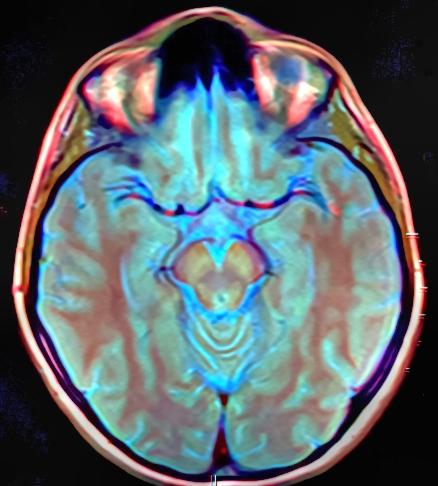
%> input picture HW01/Questions/Brain_MRI.png, 438 x 486 px
$ octave HW01_Q1.m   (GNU Octave 9; MATLAB toolbox functions it lacks are replaced by stand-ins)
%> lines starting %> are read from the running program, lines starting %| are printed output that depends on the picture
### CommonUtils/save_figure.m
function save_figure(fig,fileName)
    frame = getframe(fig);
    imwrite(frame.cdata,fileName);
end

### HW01/Q1/myRGB2GRAY.m
function gray = myRGB2GRAY(RGB, method)
    RGB = double(RGB);
    if nargin < 2
        gray = uint8(mean(RGB, 3));
    elseif isequal(method , 'matlab')
        R = RGB(:,:,1); G = RGB(:,:,2); B = RGB(:,:,3);
        gray = uint8(squeeze(0.2989 * R + 0.5870 * G + 0.1140 * B));
    end
end

### HW01/Q1/HW01_Q1.m
clc; clear; close all; addpath('../../CommonUtils');
Questions_folder = '../Questions/';
image_raw = imread(fullfile(Questions_folder,'Brain_MRI.png'));
%> image_raw is the input picture: size 486x438x3 uint8; mean R, G, B 92.2, 103.5, 108.8
image = rgb2gray(image_raw);
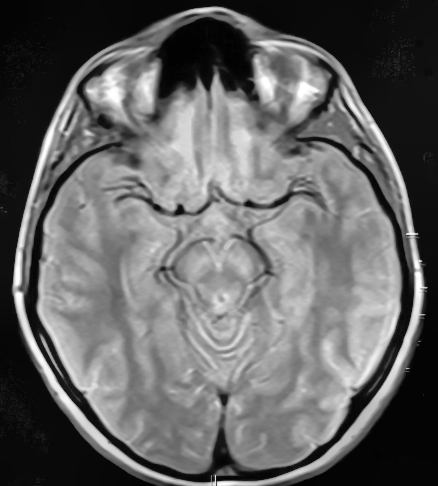
%> image: size 486x438 uint8; min 0, max 255, mean 100.7

fig = figure('Color','white', 'ToolBar', 'none', 'MenuBar', 'none', 'Name', 'show images');
ah1 = axes('Parent',fig,'Units','normalized','Position',[0.08 0.05 0.4 0.95]);
ah2 = axes('Parent',fig,'Units','normalized','Position',[0.52 0.05 0.4 0.95]);
imshow(image_raw,'Parent',ah1); title('Raw image', 'Parent',ah1)
imshow(image,'Parent',ah2); title('Gray image', 'Parent',ah2)
save_figure(fig, 'Part I - show images.png')
%> in save_figure, `imwrite(frame.cdata,fileName);`:
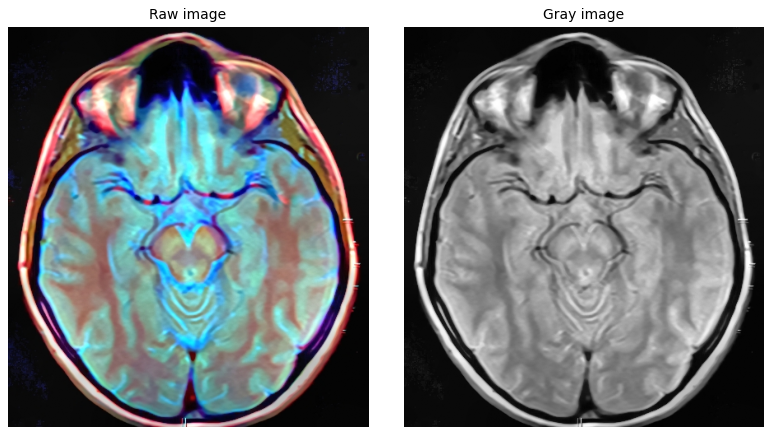
%> saved as Part I - show images.png: size 435x772x3 uint8; mean R, G, B 118.1, 123, 125.2

fig = figure('Color','white', 'ToolBar', 'none', 'MenuBar', 'none', 'Name', 'montage images');
montage({image_raw, image})
save_figure(fig, 'Part I - montage images.png')
%> call 2 of save_figure, with fig = 2, fileName = 'Part I - montage images.png'
%> in save_figure (call 2), `imwrite(frame.cdata,fileName);`:
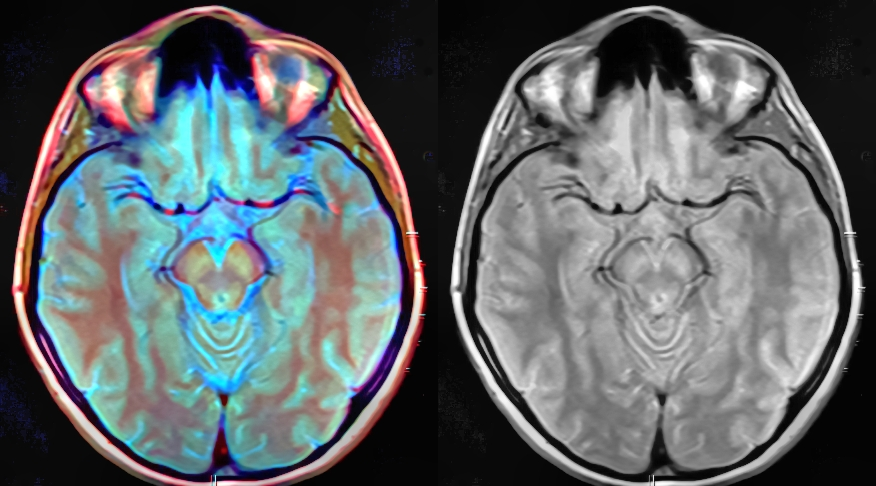
%> saved as Part I - montage images.png: size 486x876x3 uint8; mean R, G, B 96.7, 102.4, 105

image_gray = myRGB2GRAY(image_raw);
image_gray2 = myRGB2GRAY(image_raw, 'matlab');
%> call 2 of myRGB2GRAY, with method = 'matlab'
%> in myRGB2GRAY (call 2), `R = RGB(:,:,1)`:
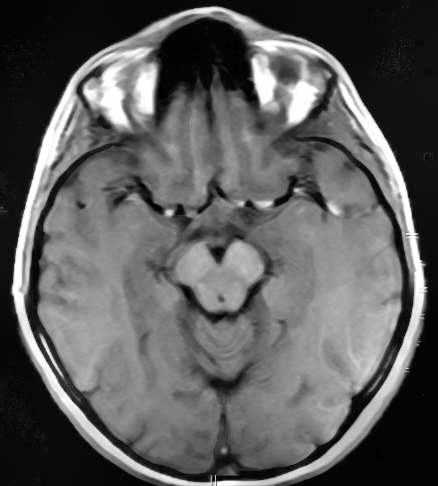
%> R: size 486x438 double; min 0, max 255, mean 92.2
%> in myRGB2GRAY (call 2), `G = RGB(:,:,2)`:
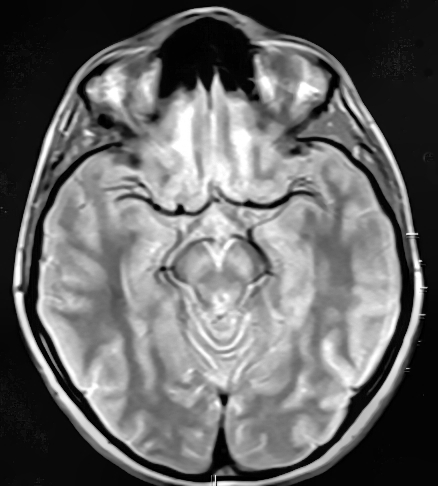
%> G: size 486x438 double; min 0, max 255, mean 103.5
%> in myRGB2GRAY (call 2), `B = RGB(:,:,3)`:
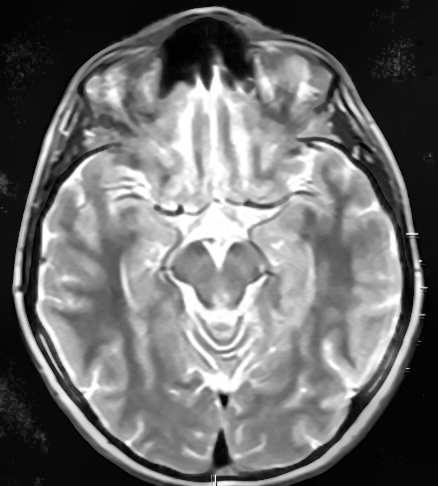
%> B: size 486x438 double; min 0, max 255, mean 108.8
fig = figure('Color','white', 'ToolBar', 'none', 'MenuBar', 'none', 'Name', 'compare gray images');
montage({image, image_gray, image-image_gray, image, image_gray , image-image_gray2}, 'Size', [2 3])
text(150,-20,'matlab rgb2gray')
text(700,-20,'myRGB2GRAY')
text(1200,-20,'difference')
text(-20,400,'simple averaging','Rotation',90);
text(-20,1000,'weighted method','Rotation',90);
save_figure(fig, 'Part II - compare gray images.png')
%> call 3 of save_figure, with fig = 3, fileName = 'Part II - compare gray images.png'
%> in save_figure (call 3), `imwrite(frame.cdata,fileName);`:
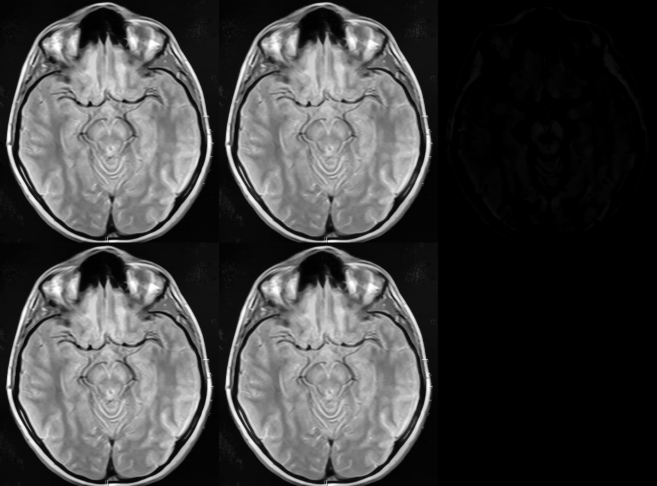
%> saved as Part II - compare gray images.png: size 486x657x3 uint8; min 0, max 255, mean 67.4

imwrite(image_gray, 'Part III - image_gray simple.png')
imwrite(image_gray, 'Part III - image_gray weighted.png')

$ run again, with HW01/Questions/heart_ct.jpg saved as HW01/Questions/Brain_MRI.png
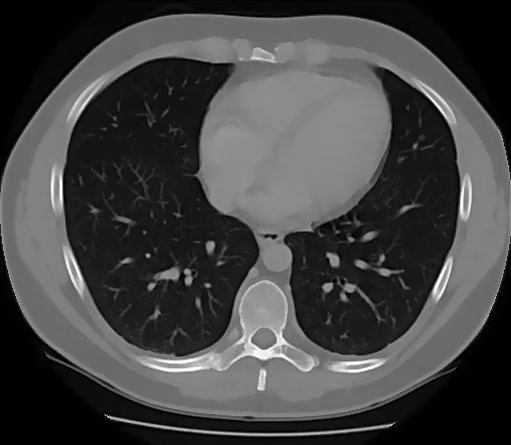
%> input picture HW01/Questions/heart_ct.jpg, 511 x 445 px
%> image_raw is the input picture: size 445x511x3 uint8; mean R, G, B 67.9, 67.8, 67.9
%> `montage({image_raw, image})`:
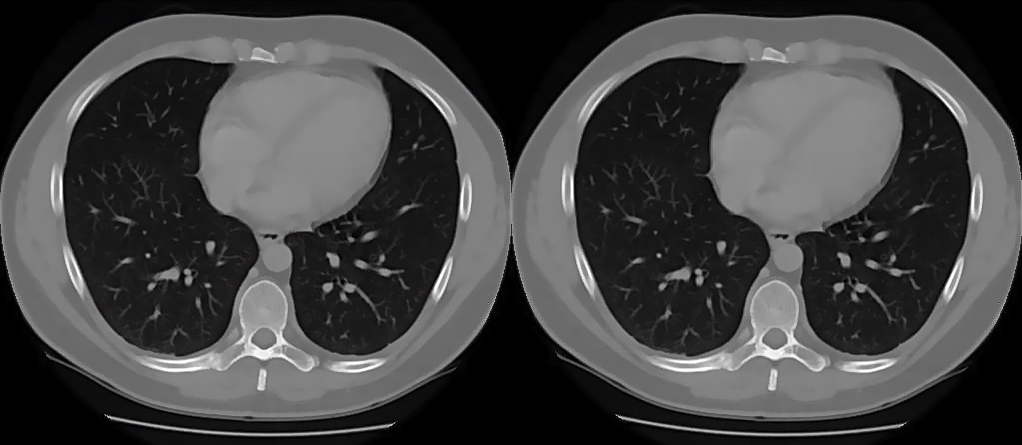
%> displayed picture: size 445x1022x3, on the screen's scale of 0 to 255; mean R, G, B 67.9, 67.8, 67.9
%> in save_figure (call 3), `imwrite(frame.cdata,fileName);`:
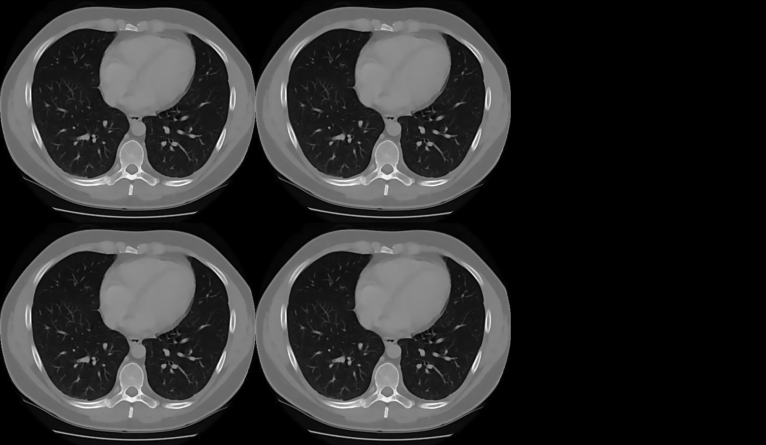
%> saved as Part II - compare gray images.png: size 445x766x3 uint8; min 0, max 250, mean 45
